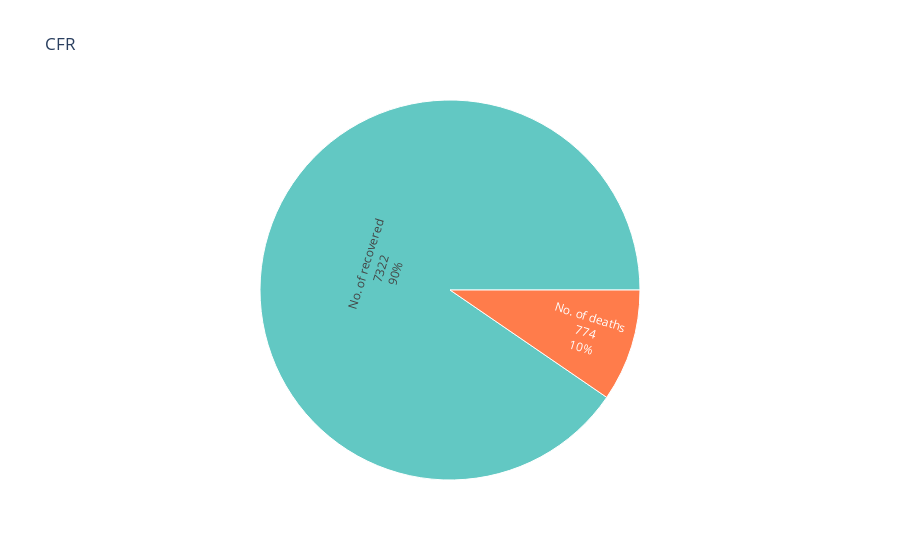

The notebook cell this image was saved under:
### Code cell
plot_pie('No. of deaths', 'No. of recovered', 'CFR', ['lightseagreen', 'orangered'])

### Figure 1 — Plotly figure (JSON) as saved in the notebook; plotly's stock layout.template omitted (floating-point values rounded to 4 significant figures)
{"data": [{"branchvalues": "total", "domain": {"x": [0, 1], "y": [0, 1]}, "hovertemplate": "labels=%{label}<br>Value=%{value}<br>parent=%{parent}<br>id=%{id}<extra></extra>", "ids": ["No. of deaths", "No. of recovered"], "labels": ["No. of deaths", "No. of recovered"], "name": "", "parents": ["", ""], "textinfo": "label+text+value+percent root", "type": "sunburst", "values": [774, 7322]}], "layout": {"legend": {"tracegroupgap": 0}, "sunburstcolorway": ["lightseagreen", "orangered"], "title": {"text": "CFR"}}}
